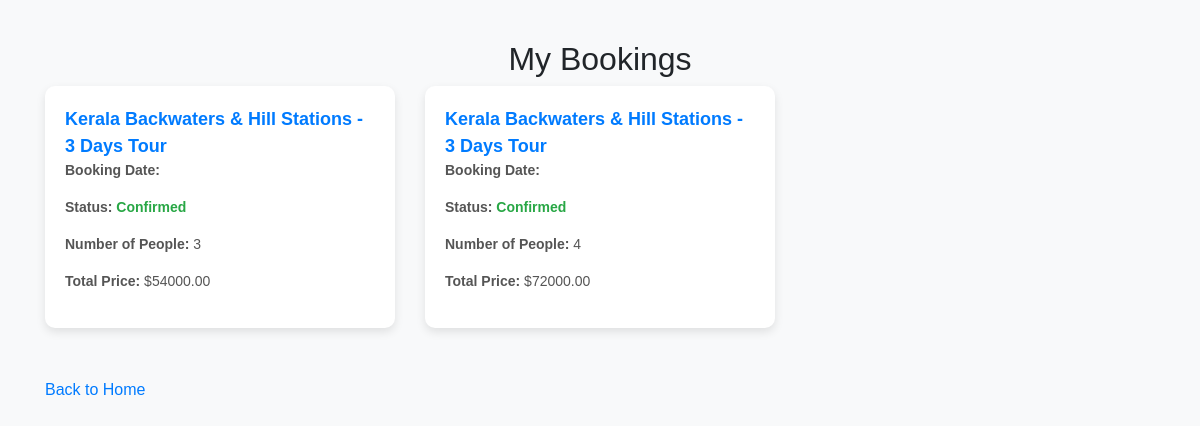
Screenshot of /my-bookings/ (signed in) with the database file from the repository.
### travelapp/models.py (models this page shows, shortened)
class Booking(models.Model):
    user = models.ForeignKey(settings.AUTH_USER_MODEL, on_delete=models.CASCADE, related_name="bookings")
    package = models.ForeignKey(TourPackage, on_delete=models.CASCADE, related_name="bookings")
    booking_date = models.DateTimeField(auto_now_add=True)
    status = models.CharField(max_length=20, choices=[("pending", "Pending"), ("confirmed", "Confirmed")], default="Confirmed")
    number_of_people = models.PositiveIntegerField(default=1)  # How many people are booking for the tour
    booking_date = models.DateField()
    total_price = models.DecimalField(max_digits=12, decimal_places=2, blank=True, null=True)

class TourPackage(models.Model):
    provider = models.ForeignKey(
        settings.AUTH_USER_MODEL,
        on_delete=models.CASCADE,
        related_name="packages"
    )
    title = models.CharField(max_length=255)
    description = models.TextField()
    price = models.DecimalField(max_digits=10, decimal_places=2)
    availability = models.PositiveIntegerField()  # Number of available slots
    duration = models.CharField(max_length=100, null=True, blank=True)
    image = models.ImageField(upload_to='img/', blank=True, null=True)
    created_at = models.DateTimeField(auto_now_add=True)
    verified = models.BooleanField(default=False)  # New field for admin verification

### travelapp/views.py (the view)
# urls.py: path('my-bookings/', my_bookings, name='my_bookings'),
@login_required
def my_bookings(request):
    bookings = Booking.objects.filter(user=request.user)
    return render(request, 'my_bookings.html', {'bookings': bookings})

### templates/my_bookings.html (shortened to what this page needs)
<!DOCTYPE html>
<html lang="en">
<head>
    <link href="https://stackpath.bootstrapcdn.com/bootstrap/4.5.2/css/bootstrap.min.css" rel="stylesheet">
</head>
<body>
<div class="container">
    <h2 class="text-center">My Bookings</h2>
    {% if bookings %}
        <div class="row">
            {% for booking in bookings %}
                <div class="col-md-4">
                    <div class="booking-card">
                        <div class="booking-header">
                            {{ booking.package.title }}
                        </div>
                        <div class="booking-details">
                            <p><strong>Booking Date:</strong> {{ booking.booking_date|date:"Y-m-d H:i" }}</p>
                            <p><strong>Status:</strong> <span class="booking-status">{{ booking.status }}</span></p>
                            <p><strong>Number of People:</strong> {{ booking.number_of_people }}</p>
                            <p><strong>Total Price:</strong> ${{ booking.total_price }}</p>
                        </div>
                    </div>
                </div>
            {% endfor %}
        </div>
    {% else %}
        <p class="no-bookings">You have no bookings yet.</p>
    {% endif %}
    <div class="back-link text-center">
        <a href="{% url 'home' %}">Back to Home</a>
    </div>
</div>
</body>
</html>

### templates/my_bookings.html (style rules this page uses)
body { background-color: #f8f9fa; font-family: 'Arial', sans-serif; }
.container { margin-top: 40px; }
.booking-card { background-color: #fff; border-radius: 10px; box-shadow: 0 4px 10px rgba(0, 0, 0, 0.1); padding: 20px; margin-bottom: 20px; }
.booking-header { font-size: 18px; font-weight: bold; color: #007bff; }
.booking-details { font-size: 14px; color: #555; }
.booking-status { font-weight: bold; color: #28a745; }
.back-link { margin-top: 30px; display: inline-block; font-size: 16px; }
.back-link a { color: #007bff; text-decoration: none; }

### rows the page displays
Booking: package "Kerala Backwaters & Hill Stations - 3 Days Tour", status "Confirmed", number_of_people "3", total_price "54000.00"
Booking: package "Kerala Backwaters & Hill Stations - 3 Days Tour", status "Confirmed", number_of_people "4", total_price "72000.00"
